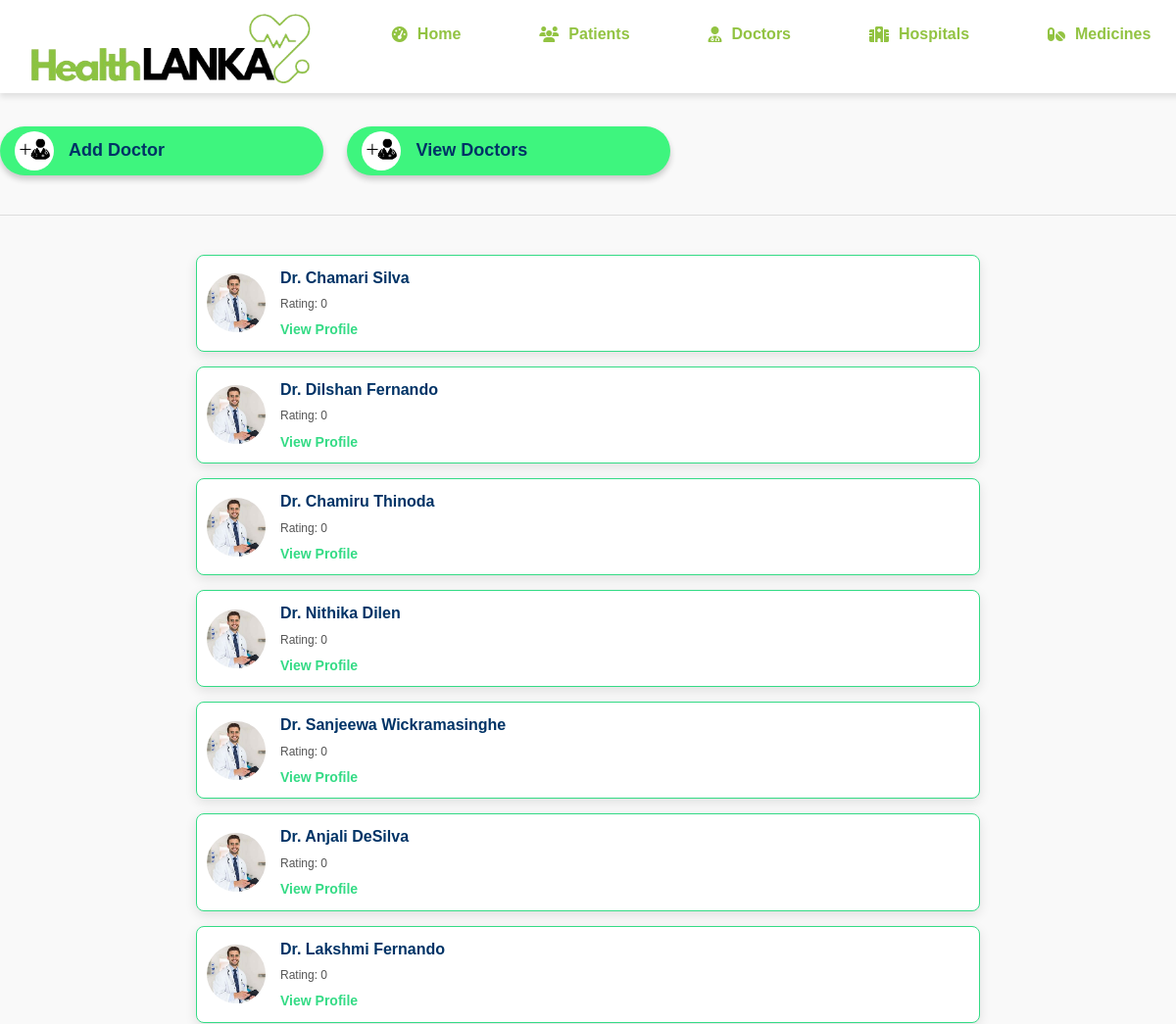
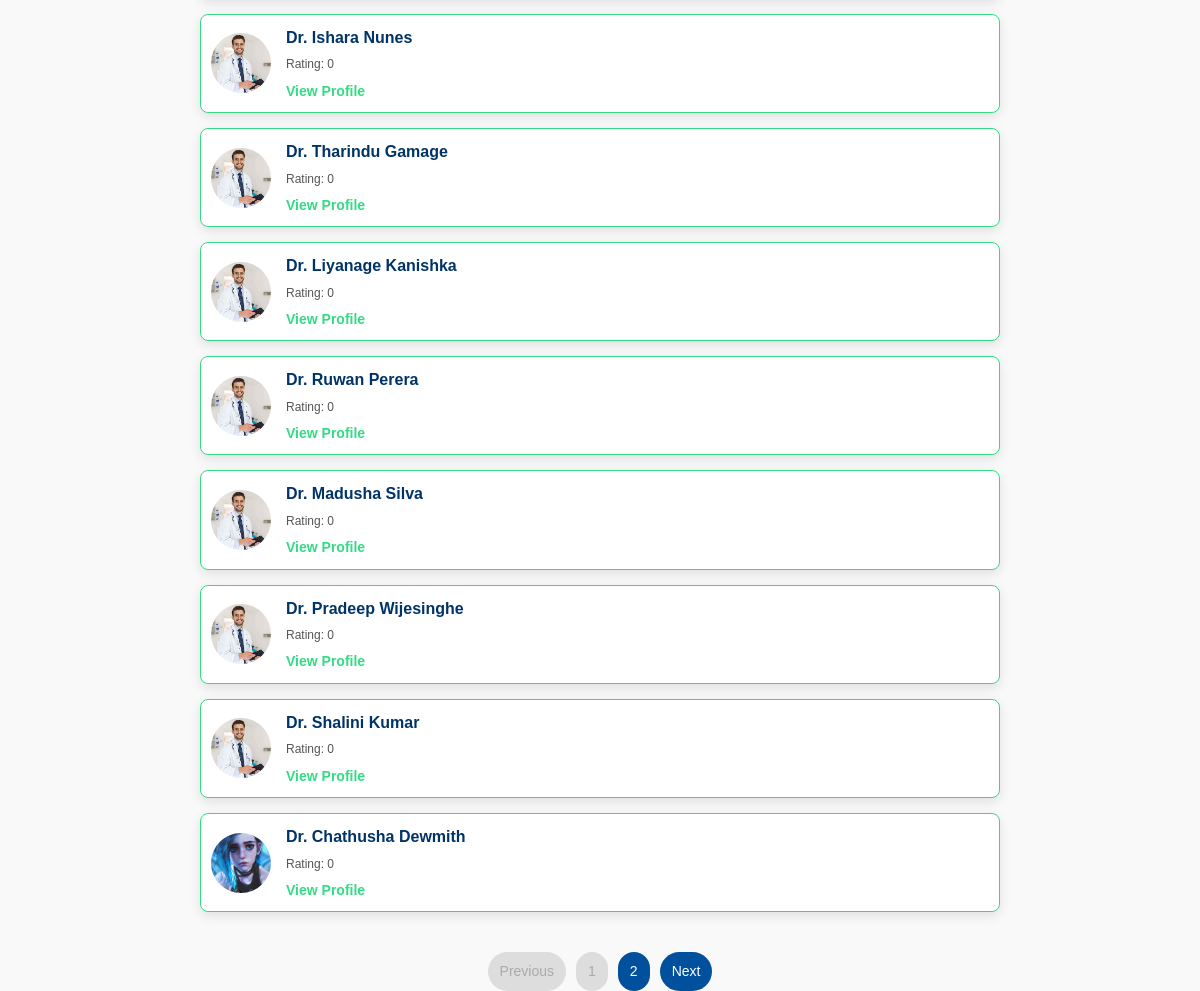
The page /Admin/Doctors.php on the database its author committed (2 pictures, top to bottom).
### tables this page shows
CREATE TABLE IF NOT EXISTS `doctors` (
  `DoctorID` varchar(50) NOT NULL,
  `FirstName` varchar(50) NOT NULL,
  `LastName` varchar(50) NOT NULL,
  `ContactNo` varchar(20) NOT NULL,
  `Email` varchar(100) NOT NULL,
  `Password` varchar(50) NOT NULL,
  `Image` varchar(100) NOT NULL,
  PRIMARY KEY (`DoctorID`)
);

### Admin/Doctors.php (the view, shortened to what this page needs)
<?php
include "admin_navbar.php";
try {
    $conn = new PDO('mysql:host=localhost;dbname=dev', 'root', '');
    $conn->setAttribute(PDO::ATTR_ERRMODE, PDO::ERRMODE_EXCEPTION);
} catch (PDOException $e) {
    die("Connection failed: " . $e->getMessage());
}
$doctors_per_page = 15;
$page = isset($_GET['page']) ? (int)$_GET['page'] : 1;
$offset = ($page - 1) * $doctors_per_page;
$stmt = $conn->prepare("SELECT * FROM doctors LIMIT :offset, :limit");
$stmt->bindValue(':offset', $offset, PDO::PARAM_INT);
$stmt->bindValue(':limit', $doctors_per_page, PDO::PARAM_INT);
$stmt->execute();
$doctors = $stmt->fetchAll(PDO::FETCH_ASSOC);
$stmt_total = $conn->query("SELECT COUNT(*) FROM doctors");
$total_doctors = $stmt_total->fetchColumn();
$total_pages = ceil($total_doctors / $doctors_per_page);
$action = isset($_GET['action']) ? $_GET['action'] : '';
?>
<!DOCTYPE html>
<html lang="en">
<head>
</head>
<body>
    <div>
        <h1>Doctors</h1>
    </div>
    <div class="FunctionContainer" >
        <a href="?action=addDoctor">
            <img src="Images/7.png" alt="Add Doctor Icon">
            <h1>Add Doctor</h1>
        </a>
    </div>
    <div class="FunctionContainer">
        <a href="?action=searchDoctor">
            <img src="Images/7.png" alt="Add Doctor Icon">
            <h1> View Doctors</h1>
        </a>
    </div>
    <hr>
    <?php if ($action == 'addDoctor'): ?>
        <h2>Add New Doctor</h2>
        <form action="add_doctor.php" method="POST" enctype="multipart/form-data">
        <label for="name">Licence No:</label>
        <input type="text" name="Licence" required><br><br>
            <label for="name">First Name:</label>
            <input type="text" name="FN" required><br><br>
            <label for="name">Last Name:</label>
            <input type="text" name="LN" required><br><br>
            <label for="name">Specilization:</label>
            <select name="options" id="options" >
            <option value="">-- Select --</option>
            <?php
            $host = "localhost";
            $username = "root";
            $password = "";
            $dbname = "dev";
            $conn = new mysqli($host, $username, $password, $dbname);
            if ($conn->connect_error) {
                die("Connection failed: " . $conn->connect_error);
            }
            $sql = "SELECT * FROM specialization";
            $result = $conn->query($sql);
            if ($result->num_rows > 0) {
                while ($row = $result->fetch_assoc()) {
                    echo "<option  value='" . $row['id'] . "'>" . $row['Name'] . "</option>";
                }
            } else {
                echo "<option value=''>No options available</option>";
            }
            $conn->close();
            ?>
        </select><br>
            <label for="name">Contact No:</label>
            <input type="text" name="Contact" required><br><br>
            <label for="name">Email:</label>
            <input type="text" name="Email" required><br><br>
            <label for="image">Doctor Image:</label>
            <input type="file" name="image" accept="image/*" required><br><br>
            <button type="submit">Add Doctor</button>
        </form>
    <?php else: ?>
        <div class="doctors-container">
            <?php foreach ($doctors as $doctor):
                $rate = 0;
            if (!empty($doctor['TreatmentCount']) && $doctor['TreatmentCount'] > 0) {
            $rate = $doctor['TreatmentRate'] / $doctor['TreatmentCount'];
            } else {
            $rate = 0;
            }
                ?>
                <div class="doctor-item">
                    <div class="doctor-image">
                        <img src="<?= htmlspecialchars($doctor['Image']); ?>" alt="<?= htmlspecialchars($doctor['FirstName']); ?>">
                    </div>
                    <div class="doctor-details">
                        <h3>Dr. <?= htmlspecialchars($doctor['FirstName']); ?> <?= htmlspecialchars($doctor['LastName']); ?> </h3>
                        <p>Rating: <?= htmlspecialchars($rate); ?></p>
                        <a href="Doctor.php?id=<?= urlencode($doctor['DoctorID']); ?>" class="doctor-link">View Profile</a>
                    </div>
                </div>
            <?php endforeach; ?>
        </div>
        <div class="pagination">
            <a href="?page=<?= $page - 1 ?>" class="<?= $page <= 1 ? 'disabled' : '' ?>">Previous</a>
            <?php for ($i = 1; $i <= $total_pages; $i++): ?>
                <a href="?page=<?= $i ?>" class="<?= $i == $page ? 'disabled' : '' ?>"><?= $i ?></a>
            <?php endfor; ?>
            <a href="?page=<?= $page + 1 ?>" class="<?= $page >= $total_pages ? 'disabled' : '' ?>">Next</a>
        </div>
    <?php endif; ?>
</body>
</html>

### Admin/admin_navbar.php (shortened to what this page needs)
<!DOCTYPE html>
<html lang="en">
<head>
</head>
<body>
<nav class="navbar">
    <div class="logo">
        <img src="../Essentials/WhiteBG.png" alt="Admin Dashboard">
    </div>
    <ul>
        <li><a href="Admin_page.php"><i class="fas fa-tachometer-alt"></i>Home</a></li>
        <li><a href="Patients.php"><i class="fas fa-users"></i>Patients</a></li>
        <li><a href="Doctors.php"><i class="fas fa-user-md"></i>Doctors</a></li>
        <li><a href="Hospitals.php"><i class="fas fa-hospital"></i>Hospitals</a></li>
        <li><a href="Medicines.php"><i class="fas fa-pills"></i>Medicines</a></li>
    </ul>
</nav>
</body>
</html>

### Admin/admin_navbar.php (style rules this page uses)
body, html { margin: 0; padding: 0; font-family: 'Segoe UI', Tahoma, Geneva, Verdana, sans-serif; background: #f0f4f7; }
.navbar { position: fixed; top: 0; display: flex; justify-content: space-between; align-items: center; padding: 10px 30px; background-color: #ffffff; box-shadow: 0 4px 6px rgba(0, 0, 0, 0.1); width: 100%; z-index: 1000; }
.navbar .logo, .navbar .logo img { font-size: 26px; font-weight: 600; color: white; text-transform: uppercase; letter-spacing: 3px; text-decoration: none; height: 75px; width: auto; }
.navbar ul { list-style: none; padding: 0; margin: 0; display: flex; }
.navbar ul li { margin: 0 20px; position: relative; }
.navbar ul li a { display: flex; align-items: center; padding: 10px 20px; color: #92c342; text-decoration: none; font-weight: bold; border-radius: 8px; transition: background-color 0.3s ease, transform 0.3s ease; }
.navbar ul li a i { margin-right: 10px; }

### Admin/Doctors.php (style rules this page uses)
body { font-family: 'Arial', sans-serif; margin: 0; padding: 0; background-color: #f9f9f9; color: #333; line-height: 1.6; }
h1 { font-size: 36px; color: #003366; text-align: center; margin: 10px 0; }
hr { border: 0; height: 1px; background: #ddd; margin: 20px 0; }
.doctors-container { padding: 20px; display: flex; flex-direction: column; gap: 15px; max-width: 800px; margin: 0 auto; }
.doctor-item { display: flex; gap: 15px; padding: 10px; border: 1px solid #34db85; border-radius: 8px; background-color: #fff; align-items: center; box-shadow: 0 4px 12px rgba(0, 0, 0, 0.1); transition: transform 0.3s ease, box-shadow 0.3s ease; font-size: 14px; }
.doctor-image { flex-shrink: 0; width: 60px; height: 60px; border-radius: 50%; overflow: hidden; }
.doctor-image img { width: 100%; height: 100%; object-fit: cover; }
.doctor-details { flex-grow: 1; }
.doctor-details h3 { font-size: 16px; color: #003366; margin: 0; }
.doctor-details p { font-size: 12px; margin: 5px 0; color: #555; }
.doctor-link { color: #34db85; text-decoration: none; font-weight: bold; }
.pagination { display: flex; justify-content: center; gap: 10px; margin-top: 20px; }
.pagination a { padding: 8px 12px; background-color: #00509e; color: #fff; text-decoration: none; border-radius: 25px; font-size: 14px; }
.pagination a.disabled { background-color: #ddd; color: #aaa; pointer-events: none; }
.FunctionContainer { display:inline-block; margin: 20px 0; width: 350px; height: 50px; flex-direction: row; }
.FunctionContainer a { display: flex; align-items: center; justify-content: flex-start; text-decoration: none; background-color: #3ef57e; color: white; width: 300px; height: 50px; border-radius: 25px; padding: 0 15px; transition: background-color 0.3s ease; box-shadow: 0 4px 6px rgba(0, 0, 0, 0.2); }
.FunctionContainer img { border-radius: 100%; height: 40px; width: 40px; margin-right: 15px; }
.FunctionContainer h1 { font-size: 18px; margin: 0; }

### rows shown on the page
doctors: Image (picture), FirstName "Chamari", LastName "Silva", rate "0"
doctors: Image (picture), FirstName "Dilshan", LastName "Fernando", rate "0"
doctors: Image (picture), FirstName "Chamiru", LastName "Thinoda", rate "0"
doctors: Image (picture), FirstName "Nithika", LastName "Dilen", rate "0"
doctors: Image (picture), FirstName "Sanjeewa", LastName "Wickramasinghe", rate "0"
doctors: Image (picture), FirstName "Anjali", LastName "DeSilva", rate "0"
doctors: Image (picture), FirstName "Lakshmi", LastName "Fernando", rate "0"
doctors: Image (picture), FirstName "Ishara", LastName "Nunes", rate "0"
doctors: Image (picture), FirstName "Tharindu", LastName "Gamage", rate "0"
doctors: Image (picture), FirstName "Liyanage", LastName "Kanishka", rate "0"
doctors: Image (picture), FirstName "Ruwan", LastName "Perera", rate "0"
doctors: Image (picture), FirstName "Madusha", LastName "Silva", rate "0"
doctors: Image (picture), FirstName "Pradeep", LastName "Wijesinghe", rate "0"
doctors: Image (picture), FirstName "Shalini", LastName "Kumar", rate "0"
doctors: Image (picture), FirstName "Chathusha", LastName "Dewmith", rate "0"
